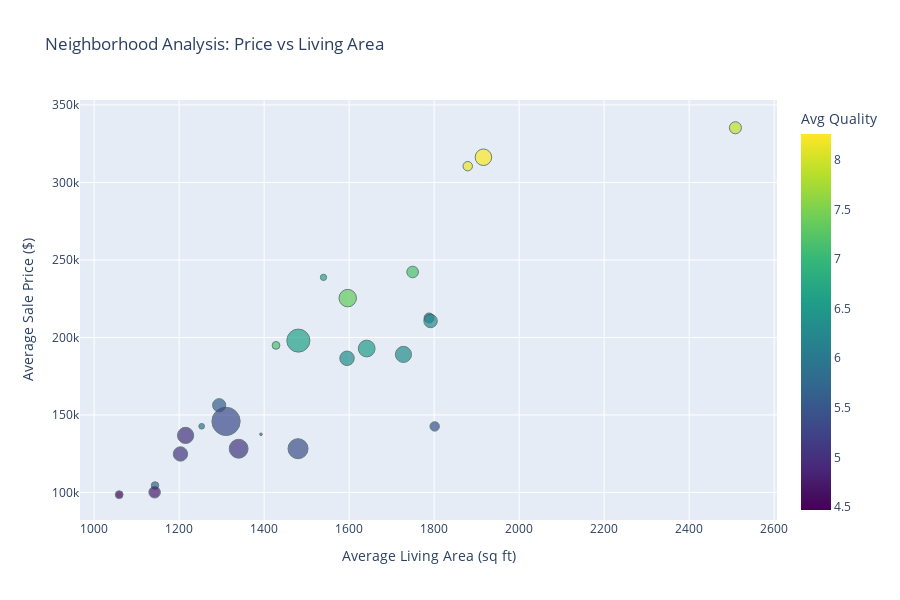
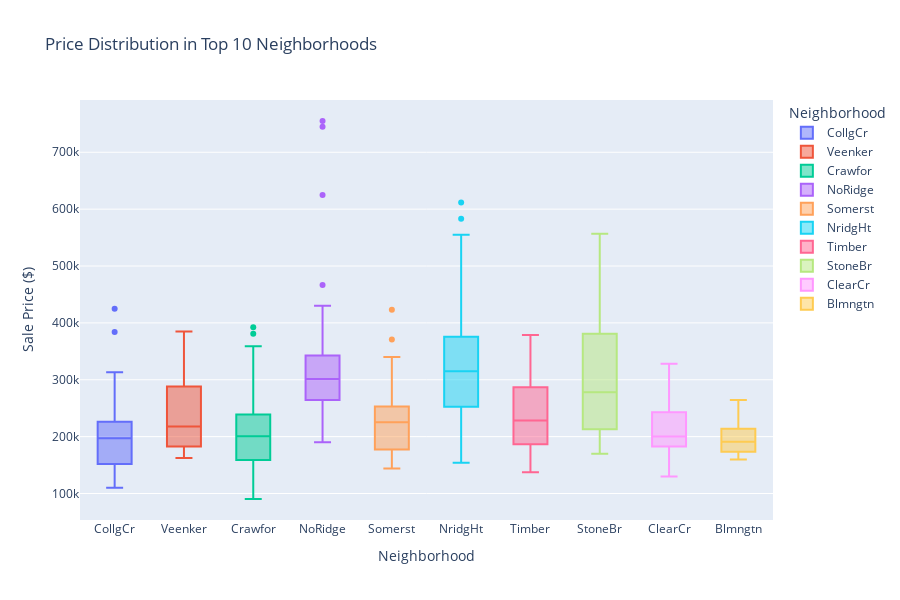
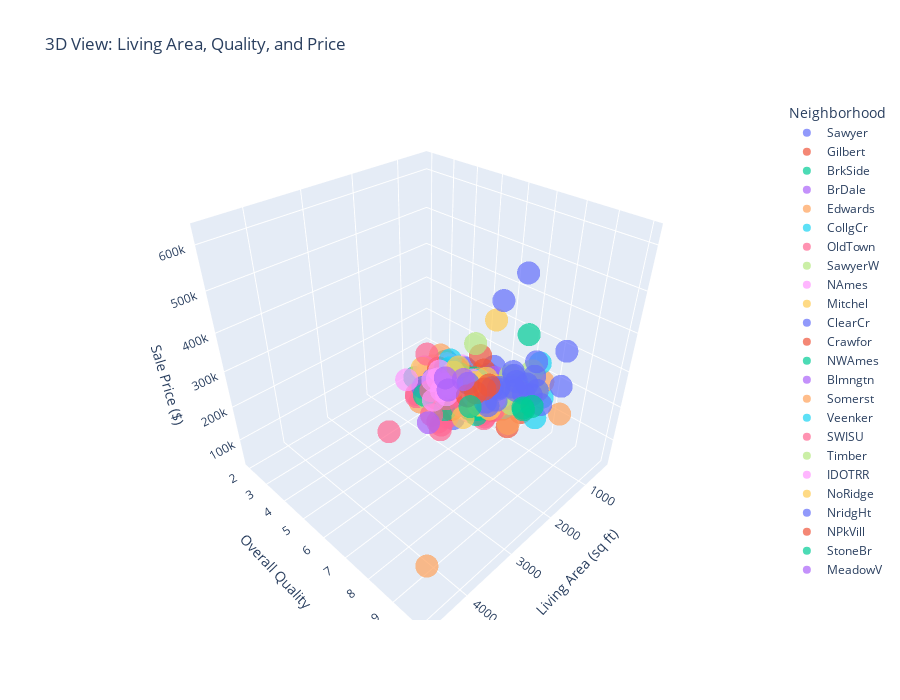

Notebook code for these charts, in order:
### Markdown cell above
<a id="section17"></a>
## 17. Spatial Visualization

Create interactive visualizations showing price patterns by location.

### Code cell
# Interactive visualization with Plotly
if 'Neighborhood' in train_df.columns:
    # Create interactive neighborhood price visualization
    neighborhood_plot_data = train_df.groupby('Neighborhood').agg({
        'SalePrice': ['mean', 'median', 'count'],
        'GrLivArea': 'mean',
        'OverallQual': 'mean'
    }).reset_index()
    
    neighborhood_plot_data.columns = ['Neighborhood', 'AvgPrice', 'MedianPrice', 'Count', 'AvgLivArea', 'AvgQuality']
    
    # Interactive scatter plot
    fig = px.scatter(neighborhood_plot_data,
                     x='AvgLivArea',
                     y='AvgPrice',
                     size='Count',
                     color='AvgQuality',
                     hover_data=['Neighborhood', 'MedianPrice'],
                     title='Neighborhood Analysis: Price vs Living Area',
                     labels={'AvgLivArea': 'Average Living Area (sq ft)',
                            'AvgPrice': 'Average Sale Price ($)',
                            'AvgQuality': 'Avg Quality',
                            'Count': 'Number of Houses'},
                     color_continuous_scale='Viridis',
                     height=600)
    
    fig.update_traces(marker=dict(line=dict(width=1, color='DarkSlateGrey')))
    fig.show()
    
    # Box plot of prices by top neighborhoods
    top_neighborhoods = neighborhood_stats.head(10).index.tolist()
    train_top_neighborhoods = train_df[train_df['Neighborhood'].isin(top_neighborhoods)]
    
    fig = px.box(train_top_neighborhoods,
                 x='Neighborhood',
                 y='SalePrice',
                 title='Price Distribution in Top 10 Neighborhoods',
                 labels={'SalePrice': 'Sale Price ($)'},
                 color='Neighborhood',
                 height=600)
    
    # fig.update_xaxis(tickangle=45)
    fig.show()
    
    # 3D scatter plot
    fig = px.scatter_3d(train_df.sample(500),
                        x='GrLivArea',
                        y='OverallQual',
                        z='SalePrice',
                        color='Neighborhood',
                        title='3D View: Living Area, Quality, and Price',
                        labels={'GrLivArea': 'Living Area (sq ft)',
                               'OverallQual': 'Overall Quality',
                               'SalePrice': 'Sale Price ($)'},
                        height=700,
                        opacity=0.7)
    
    fig.show()
    
    print("✓ Interactive spatial visualizations created")
else:
    print("Neighborhood column not found for visualization")

### Figure 1 — Plotly figure (JSON) as saved in the notebook; plotly's stock layout.template omitted (floating-point values rounded to 4 significant figures)
{"data": [{"customdata": [["Blmngtn", 191000], ["Blueste", 137500], ["BrDale", 106000], ["BrkSide", 124300], ["ClearCr", 200250], ["CollgCr", 197200], ["Crawfor", 200624], ["Edwards", 121750], ["Gilbert", 181000], ["IDOTRR", 103000], ["MeadowV", 88000], ["Mitchel", 153500], ["NAmes", 140000], ["NPkVill", 146000], ["NWAmes", 182900], ["NoRidge", 301500], ["NridgHt", 315000], ["OldTown", 119000], ["SWISU", 139500], ["Sawyer", 135000], ["SawyerW", 179900], ["Somerst", 225500], ["StoneBr", 278000], ["Timber", 228475], ["Veenker", 218000]], "hovertemplate": "Average Living Area (sq ft)=%{x}<br>Average Sale Price ($)=%{y}<br>Number of Houses=%{marker.size}<br>Neighborhood=%{customdata[0]}<br>MedianPrice=%{customdata[1]}<br>Avg Quality=%{marker.color}<extra></extra>", "legendgroup": "", "marker": {"color": [7.176, 6, 5.688, 5.052, 5.893, 6.64, 6.275, 5.08, 6.557, 4.757, 4.471, 5.592, 5.36, 6, 6.329, 7.927, 8.26, 5.389, 5.44, 5.027, 6.322, 7.337, 8.16, 7.158, 6.727], "coloraxis": "coloraxis", "line": {"color": "DarkSlateGrey", "width": 1}, "size": [17, 2, 16, 58, 28, 150, 51, 100, 79, 37, 17, 49, 225, 9, 73, 41, 77, 113, 25, 74, 59, 86, 25, 38, 11], "sizemode": "area", "sizeref": 0.5625, "symbol": "circle"}, "mode": "markers", "name": "", "orientation": "v", "showlegend": false, "type": "scatter", "x": [1428.0, 1392.0, 1143.0, 1203.0, 1788.0, 1480.0, 1792.0, 1340.0, 1641.0, 1142.0, 1059.0, 1294.0, 1310.0, 1253, 1728.0, 2509.0, 1916.0, 1480.0, 1801.0, 1215.0, 1595.0, 1597.0, 1879.0, 1749.0, 1540.0], "xaxis": "x", "y": [194900.0, 137500, 104500.0, 124800.0, 212600.0, 198000.0, 210600.0, 128200.0, 192900.0, 100100.0, 98580.0, 156300.0, 145800.0, 142700.0, 189100.0, 335300.0, 316300.0, 128200.0, 142600.0, 136800.0, 186600.0, 225400.0, 310499, 242200.0, 238800.0], "yaxis": "y"}], "layout": {"coloraxis": {"colorbar": {"title": {"text": "Avg Quality"}}, "colorscale": [[0, "#440154"], [0.1111, "#482878"], [0.2222, "#3e4989"], [0.3333, "#31688e"], [0.4444, "#26828e"], [0.5556, "#1f9e89"], [0.6667, "#35b779"], [0.7778, "#6ece58"], [0.8889, "#b5de2b"], [1, "#fde725"]]}, "height": 600, "legend": {"itemsizing": "constant", "tracegroupgap": 0}, "title": {"text": "Neighborhood Analysis: Price vs Living Area"}, "xaxis": {"anchor": "y", "domain": [0, 1], "title": {"text": "Average Living Area (sq ft)"}}, "yaxis": {"anchor": "x", "domain": [0, 1], "title": {"text": "Average Sale Price ($)"}}}}

### Figure 2 — Plotly figure (JSON) as saved in the notebook; plotly's stock layout.template omitted (floating-point values rounded to 4 significant figures; data arrays with more than 128 entries replaced by an {"elided": "..."} marker saying what was removed)
{"data": [{"alignmentgroup": "True", "hovertemplate": "Neighborhood=%{x}<br>Sale Price ($)=%{y}<extra></extra>", "legendgroup": "CollgCr", "marker": {"color": "#636efa"}, "name": "CollgCr", "notched": false, "offsetgroup": "CollgCr", "orientation": "v", "showlegend": true, "type": "box", "x": {"elided": "150 str values"}, "x0": " ", "xaxis": "x", "y": {"elided": "150 int values"}, "y0": " ", "yaxis": "y"}, {"alignmentgroup": "True", "hovertemplate": "Neighborhood=%{x}<br>Sale Price ($)=%{y}<extra></extra>", "legendgroup": "Veenker", "marker": {"color": "#EF553B"}, "name": "Veenker", "notched": false, "offsetgroup": "Veenker", "orientation": "v", "showlegend": true, "type": "box", "x": ["Veenker", "Veenker", "Veenker", "Veenker", "Veenker", "Veenker", "Veenker", "Veenker", "Veenker", "Veenker", "Veenker"], "x0": " ", "xaxis": "x", "y": [181500, 385000, 162500, 324000, 245500, 165000, 270000, 187000, 218000, 194000, 294000], "y0": " ", "yaxis": "y"}, {"alignmentgroup": "True", "hovertemplate": "Neighborhood=%{x}<br>Sale Price ($)=%{y}<extra></extra>", "legendgroup": "Crawfor", "marker": {"color": "#00cc96"}, "name": "Crawfor", "notched": false, "offsetgroup": "Crawfor", "orientation": "v", "showlegend": true, "type": "box", "x": ["Crawfor", "Crawfor", "Crawfor", "Crawfor", "Crawfor", "Crawfor", "Crawfor", "Crawfor", "Crawfor", "Crawfor", "Crawfor", "Crawfor", "Crawfor", "Crawfor", "Crawfor", "Crawfor", "Crawfor", "Crawfor", "Crawfor", "Crawfor", "Crawfor", "Crawfor", "Crawfor", "Crawfor", "Crawfor", "Crawfor", "Crawfor", "Crawfor", "Crawfor", "Crawfor", "Crawfor", "Crawfor", "Crawfor", "Crawfor", "Crawfor", "Crawfor", "Crawfor", "Crawfor", "Crawfor", "Crawfor", "Crawfor", "Crawfor", "Crawfor", "Crawfor", "Crawfor", "Crawfor", "Crawfor", "Crawfor", "Crawfor", "Crawfor", "Crawfor"], "x0": " ", "xaxis": "x", "y": [140000, 163500, 217000, 259500, 200100, 315000, 311500, 235000, 158500, 157000, 177000, 239000, 90350, 188700, 289000, 96500, 234000, 200624, 217500, 359100, 149000, 137500, 257500, 222000, 164000, 189950, 250000, 145000, 145000, 160000, 165000, 119750, 220000, 219500, 174500, 230000, 224000, 239000, 154900, 392500, 138887, 230000, 381000, 139000, 177500, 335000, 177000, 275000, 223000, 191000, 266500], "y0": " ", "yaxis": "y"}, {"alignmentgroup": "True", "hovertemplate": "Neighborhood=%{x}<br>Sale Price ($)=%{y}<extra></extra>", "legendgroup": "NoRidge", "marker": {"color": "#ab63fa"}, "name": "NoRidge", "notched": false, "offsetgroup": "NoRidge", "orientation": "v", "showlegend": true, "type": "box", "x": ["NoRidge", "NoRidge", "NoRidge", "NoRidge", "NoRidge", "NoRidge", "NoRidge", "NoRidge", "NoRidge", "NoRidge", "NoRidge", "NoRidge", "NoRidge", "NoRidge", "NoRidge", "NoRidge", "NoRidge", "NoRidge", "NoRidge", "NoRidge", "NoRidge", "NoRidge", "NoRidge", "NoRidge", "NoRidge", "NoRidge", "NoRidge", "NoRidge", "NoRidge", "NoRidge", "NoRidge", "NoRidge", "NoRidge", "NoRidge", "NoRidge", "NoRidge", "NoRidge", "NoRidge", "NoRidge", "NoRidge", "NoRidge"], "x0": " ", "xaxis": "x", "y": [250000, 260000, 290000, 403000, 290000, 260000, 280000, 258000, 315000, 430000, 265000, 315750, 248000, 268000, 350000, 402000, 221000, 755000, 341000, 260400, 290000, 337000, 269790, 336000, 348000, 310000, 248000, 325000, 625000, 285000, 745000, 262000, 301500, 290000, 302000, 333168, 190000, 410000, 466500, 340000, 271000], "y0": " ", "yaxis": "y"}, {"alignmentgroup": "True", "hovertemplate": "Neighborhood=%{x}<br>Sale Price ($)=%{y}<extra></extra>", "legendgroup": "Somerst", "marker": {"color": "#FFA15A"}, "name": "Somerst", "notched": false, "offsetgroup": "Somerst", "orientation": "v", "showlegend": true, "type": "box", "x": ["Somerst", "Somerst", "Somerst", "Somerst", "Somerst", "Somerst", "Somerst", "Somerst", "Somerst", "Somerst", "Somerst", "Somerst", "Somerst", "Somerst", "Somerst", "Somerst", "Somerst", "Somerst", "Somerst", "Somerst", "Somerst", "Somerst", "Somerst", "Somerst", "Somerst", "Somerst", "Somerst", "Somerst", "Somerst", "Somerst", "Somerst", "Somerst", "Somerst", "Somerst", "Somerst", "Somerst", "Somerst", "Somerst", "Somerst", "Somerst", "Somerst", "Somerst", "Somerst", "Somerst", "Somerst", "Somerst", "Somerst", "Somerst", "Somerst", "Somerst", "Somerst", "Somerst", "Somerst", "Somerst", "Somerst", "Somerst", "Somerst", "Somerst", "Somerst", "Somerst", "Somerst", "Somerst", "Somerst", "Somerst", "Somerst", "Somerst", "Somerst", "Somerst", "Somerst", "Somerst", "Somerst", "Somerst", "Somerst", "Somerst", "Somerst", "Somerst", "Somerst", "Somerst", "Somerst", "Somerst", "Somerst", "Somerst", "Somerst", "Somerst", "Somerst", "Somerst"], "x0": " ", "xaxis": "x", "y": [307000, 249700, 172500, 245000, 164500, 250000, 176000, 254900, 177000, 311872, 252678, 262500, 207500, 266000, 185000, 244600, 164700, 239000, 270000, 340000, 187750, 241000, 339750, 222000, 210000, 263435, 226700, 208300, 176000, 263000, 146000, 151000, 168500, 226000, 370878, 205950, 423000, 227875, 148800, 196000, 172500, 179400, 215200, 264132, 225000, 227680, 232600, 147400, 151000, 250580, 303477, 328900, 255000, 173733, 320000, 253000, 155000, 182000, 165000, 199900, 197000, 232000, 252000, 197000, 160000, 235128, 171900, 174000, 290000, 229456, 214000, 248328, 186500, 183900, 232000, 208900, 147000, 227000, 177500, 144152, 216000, 250000, 282922, 310000, 287090, 185000], "y0": " ", "yaxis": "y"}, {"alignmentgroup": "True", "hovertemplate": "Neighborhood=%{x}<br>Sale Price ($)=%{y}<extra></extra>", "legendgroup": "NridgHt", "marker": {"color": "#19d3f3"}, "name": "NridgHt", "notched": false, "offsetgroup": "NridgHt", "orientation": "v", "showlegend": true, "type": "box", "x": ["NridgHt", "NridgHt", "NridgHt", "NridgHt", "NridgHt", "NridgHt", "NridgHt", "NridgHt", "NridgHt", "NridgHt", "NridgHt", "NridgHt", "NridgHt", "NridgHt", "NridgHt", "NridgHt", "NridgHt", "NridgHt", "NridgHt", "NridgHt", "NridgHt", "NridgHt", "NridgHt", "NridgHt", "NridgHt", "NridgHt", "NridgHt", "NridgHt", "NridgHt", "NridgHt", "NridgHt", "NridgHt", "NridgHt", "NridgHt", "NridgHt", "NridgHt", "NridgHt", "NridgHt", "NridgHt", "NridgHt", "NridgHt", "NridgHt", "NridgHt", "NridgHt", "NridgHt", "NridgHt", "NridgHt", "NridgHt", "NridgHt", "NridgHt", "NridgHt", "NridgHt", "NridgHt", "NridgHt", "NridgHt", "NridgHt", "NridgHt", "NridgHt", "NridgHt", "NridgHt", "NridgHt", "NridgHt", "NridgHt", "NridgHt", "NridgHt", "NridgHt", "NridgHt", "NridgHt", "NridgHt", "NridgHt", "NridgHt", "NridgHt", "NridgHt", "NridgHt", "NridgHt", "NridgHt", "NridgHt"], "x0": " ", "xaxis": "x", "y": [345000, 325300, 256300, 306000, 277500, 309000, 319900, 202500, 317000, 372402, 412500, 220000, 325624, 274900, 386250, 318000, 415298, 207500, 360000, 342643, 354000, 284000, 207000, 266000, 154000, 437154, 318061, 426000, 280000, 555000, 250000, 440000, 380000, 326000, 374000, 202665, 402861, 446261, 255500, 284000, 214000, 253293, 451950, 275000, 314813, 209500, 274000, 194700, 254000, 275500, 395000, 485000, 582933, 224000, 385000, 350000, 611657, 285000, 173000, 395192, 337500, 196000, 185850, 335000, 280000, 318000, 230000, 233170, 367294, 175500, 465000, 171750, 281000, 325000, 202500, 315000, 394617], "y0": " ", "yaxis": "y"}, {"alignmentgroup": "True", "hovertemplate": "Neighborhood=%{x}<br>Sale Price ($)=%{y}<extra></extra>", "legendgroup": "Timber", "marker": {"color": "#FF6692"}, "name": "Timber", "notched": false, "offsetgroup": "Timber", "orientation": "v", "showlegend": true, "type": "box", "x": ["Timber", "Timber", "Timber", "Timber", "Timber", "Timber", "Timber", "Timber", "Timber", "Timber", "Timber", "Timber", "Timber", "Timber", "Timber", "Timber", "Timber", "Timber", "Timber", "Timber", "Timber", "Timber", "Timber", "Timber", "Timber", "Timber", "Timber", "Timber", "Timber", "Timber", "Timber", "Timber", "Timber", "Timber", "Timber", "Timber", "Timber", "Timber"], "x0": " ", "xaxis": "x", "y": [170000, 220000, 269500, 228000, 184000, 375000, 228950, 202900, 175000, 204000, 175000, 315000, 224500, 369900, 305000, 335000, 176000, 312500, 187500, 248900, 187500, 201000, 137500, 270000, 214900, 287000, 293077, 315500, 250000, 186700, 265900, 378500, 180000, 283463, 239000, 167500, 281213, 160000], "y0": " ", "yaxis": "y"}, {"alignmentgroup": "True", "hovertemplate": "Neighborhood=%{x}<br>Sale Price ($)=%{y}<extra></extra>", "legendgroup": "StoneBr", "marker": {"color": "#B6E880"}, "name": "StoneBr", "notched": false, "offsetgroup": "StoneBr", "orientation": "v", "showlegend": true, "type": "box", "x": ["StoneBr", "StoneBr", "StoneBr", "StoneBr", "StoneBr", "StoneBr", "StoneBr", "StoneBr", "StoneBr", "StoneBr", "StoneBr", "StoneBr", "StoneBr", "StoneBr", "StoneBr", "StoneBr", "StoneBr", "StoneBr", "StoneBr", "StoneBr", "StoneBr", "StoneBr", "StoneBr", "StoneBr", "StoneBr"], "x0": " ", "xaxis": "x", "y": [438780, 239000, 501837, 286000, 377426, 394432, 212000, 251000, 325000, 319000, 372500, 207500, 392000, 361919, 189000, 275000, 236500, 180000, 538000, 187500, 556581, 213500, 170000, 278000, 260000], "y0": " ", "yaxis": "y"}, {"alignmentgroup": "True", "hovertemplate": "Neighborhood=%{x}<br>Sale Price ($)=%{y}<extra></extra>", "legendgroup": "ClearCr", "marker": {"color": "#FF97FF"}, "name": "ClearCr", "notched": false, "offsetgroup": "ClearCr", "orientation": "v", "showlegend": true, "type": "box", "x": ["ClearCr", "ClearCr", "ClearCr", "ClearCr", "ClearCr", "ClearCr", "ClearCr", "ClearCr", "ClearCr", "ClearCr", "ClearCr", "ClearCr", "ClearCr", "ClearCr", "ClearCr", "ClearCr", "ClearCr", "ClearCr", "ClearCr", "ClearCr", "ClearCr", "ClearCr", "ClearCr", "ClearCr", "ClearCr", "ClearCr", "ClearCr", "ClearCr"], "x0": " ", "xaxis": "x", "y": [225000, 180000, 235000, 190000, 211000, 277000, 241500, 192000, 190000, 130000, 134432, 240000, 280000, 256000, 143000, 173000, 302000, 187500, 200000, 155000, 185000, 240000, 244400, 328000, 200500, 161500, 260000, 190000], "y0": " ", "yaxis": "y"}, {"alignmentgroup": "True", "hovertemplate": "Neighborhood=%{x}<br>Sale Price ($)=%{y}<extra></extra>", "legendgroup": "Blmngtn", "marker": {"color": "#FECB52"}, "name": "Blmngtn", "notched": false, "offsetgroup": "Blmngtn", "orientation": "v", "showlegend": true, "type": "box", "x": ["Blmngtn", "Blmngtn", "Blmngtn", "Blmngtn", "Blmngtn", "Blmngtn", "Blmngtn", "Blmngtn", "Blmngtn", "Blmngtn", "Blmngtn", "Blmngtn", "Blmngtn", "Blmngtn", "Blmngtn", "Blmngtn", "Blmngtn"], "x0": " ", "xaxis": "x", "y": [167240, 192500, 192000, 172500, 178740, 234000, 194201, 264561, 160200, 215000, 159895, 181000, 213490, 191000, 174000, 246578, 175900], "y0": " ", "yaxis": "y"}], "layout": {"boxmode": "overlay", "height": 600, "legend": {"title": {"text": "Neighborhood"}, "tracegroupgap": 0}, "title": {"text": "Price Distribution in Top 10 Neighborhoods"}, "xaxis": {"anchor": "y", "categoryarray": ["CollgCr", "Veenker", "Crawfor", "NoRidge", "Somerst", "NridgHt", "Timber", "StoneBr", "ClearCr", "Blmngtn"], "categoryorder": "array", "domain": [0, 1], "title": {"text": "Neighborhood"}}, "yaxis": {"anchor": "x", "domain": [0, 1], "title": {"text": "Sale Price ($)"}}}}

### Figure 3 — Plotly figure (JSON) as saved in the notebook; plotly's stock layout.template omitted (floating-point values rounded to 4 significant figures)
{"data": [{"hovertemplate": "Neighborhood=Sawyer<br>Living Area (sq ft)=%{x}<br>Overall Quality=%{y}<br>Sale Price ($)=%{z}<extra></extra>", "legendgroup": "Sawyer", "marker": {"color": "#636efa", "opacity": 0.7, "symbol": "circle"}, "mode": "markers", "name": "Sawyer", "scene": "scene", "showlegend": true, "type": "scatter3d", "x": [1601, 912, 1479, 1400, 1040, 1144, 894, 1352, 1296, 1285, 1779, 1803, 960, 1020, 1159, 900, 1902, 1155, 1067, 1121, 1464, 1040, 672, 1258, 894, 999, 1211], "y": [5, 6, 6, 6, 5, 5, 5, 6, 4, 6, 5, 5, 4, 5, 5, 5, 6, 5, 4, 5, 5, 5, 5, 4, 5, 5, 5], "z": [140000, 142000, 130500, 149500, 129500, 131400, 129000, 158000, 90000, 143500, 170000, 155000, 145000, 94000, 158000, 122000, 112000, 148000, 128000, 139000, 175000, 127000, 108000, 108959, 130000, 132500, 134000]}, {"hovertemplate": "Neighborhood=Gilbert<br>Living Area (sq ft)=%{x}<br>Overall Quality=%{y}<br>Sale Price ($)=%{z}<extra></extra>", "legendgroup": "Gilbert", "marker": {"color": "#EF553B", "opacity": 0.7, "symbol": "circle"}, "mode": "markers", "name": "Gilbert", "scene": "scene", "showlegend": true, "type": "scatter3d", "x": [1498, 1446, 1320, 1936, 1801, 1316, 1960, 1166, 2054, 2291, 1481, 1511, 1456, 1886, 1675, 1509, 1752, 1792, 1414, 1167, 1664, 2060, 1593, 1482], "y": [6, 7, 7, 8, 8, 6, 6, 7, 6, 7, 6, 6, 7, 7, 6, 7, 8, 6, 8, 6, 6, 7, 6, 7], "z": [187500, 175000, 162000, 230500, 239900, 169990, 216500, 190000, 244000, 230000, 174000, 185000, 179540, 199900, 181000, 180000, 164000, 186500, 178000, 173000, 172400, 214000, 178000, 163900]}, {"hovertemplate": "Neighborhood=BrkSide<br>Living Area (sq ft)=%{x}<br>Overall Quality=%{y}<br>Sale Price ($)=%{z}<extra></extra>", "legendgroup": "BrkSide", "marker": {"color": "#00cc96", "opacity": 0.7, "symbol": "circle"}, "mode": "markers", "name": "BrkSide", "scene": "scene", "showlegend": true, "type": "scatter3d", "x": [912, 1664, 1158, 1362, 1539, 1230, 869, 1285, 986, 1576, 1576, 1306, 1324, 1820, 1176, 1015, 935, 708, 1048, 875], "y": [4, 6, 6, 6, 5, 4, 4, 5, 6, 5, 5, 3, 4, 7, 6, 5, 5, 4, 5, 5], "z": [80500, 159000, 120000, 128000, 141500, 121600, 85500, 127000, 102000, 149000, 223500, 76500, 128000, 184000, 134900, 88000, 79500, 82500, 113000, 105000]}, {"hovertemplate": "Neighborhood=BrDale<br>Living Area (sq ft)=%{x}<br>Overall Quality=%{y}<br>Sale Price ($)=%{z}<extra></extra>", "legendgroup": "BrDale", "marker": {"color": "#ab63fa", "opacity": 0.7, "symbol": "circle"}, "mode": "markers", "name": "BrDale", "scene": "scene", "showlegend": true, "type": "scatter3d", "x": [987, 1218, 987, 1302, 987, 987, 987, 1365, 1302, 1365, 987], "y": [6, 6, 6, 5, 6, 6, 6, 5, 5, 5, 6], "z": [100000, 118000, 118000, 106000, 106000, 83000, 94500, 122500, 112000, 125000, 85400]}, {"hovertemplate": "Neighborhood=Edwards<br>Living Area (sq ft)=%{x}<br>Overall Quality=%{y}<br>Sale Price ($)=%{z}<extra></extra>", "legendgroup": "Edwards", "marker": {"color": "#FFA15A", "opacity": 0.7, "symbol": "circle"}, "mode": "markers", "name": "Edwards", "scene": "scene", "showlegend": true, "type": "scatter3d", "x": [924, 864, 1094, 1121, 1117, 1214, 1440, 1221, 960, 894, 1689, 2158, 1256, 4676, 1184, 1426, 1466, 2008, 1212, 1470, 1132, 1355, 1126, 698, 1664, 1709, 980, 774, 2201, 845, 1526, 816, 864, 1367, 1529, 2200, 1393, 861, 1674, 1220, 1148, 816], "y": [4, 5, 6, 4, 6, 5, 4, 5, 4, 4, 6, 6, 5, 10, 5, 6, 5, 5, 6, 4, 4, 5, 4, 5, 5, 6, 6, 3, 6, 4, 5, 4, 5, 5, 4, 5, 5, 4, 6, 4, 5, 6], "z": [80000, 99900, 155000, 140000, 107000, 140000, 118000, 104900, 94750, 110000, 127500, 243000, 147500, 184750, 81000, 159500, 149900, 225000, 186000, 135000, 176000, 127500, 108000, 118000, 100000, 130000, 127500, 79000, 274970, 84000, 144500, 100000, 98000, 119000, 98000, 145900, 135500, 82500, 185000, 102000, 123500, 118500]}, {"hovertemplate": "Neighborhood=CollgCr<br>Living Area (sq ft)=%{x}<br>Overall Quality=%{y}<br>Sale Price ($)=%{z}<extra></extra>", "legendgroup": "CollgCr", "marker": {"color": "#19d3f3", "opacity": 0.7, "symbol": "circle"}, "mode": "markers", "name": "CollgCr", "scene": "scene", "showlegend": true, "type": "scatter3d", "x": [938, 1660, 1212, 1872, 848, 1792, 848, 1026, 1919, 1493, 990, 990, 1861, 1786, 1573, 1661, 780, 1764, 1226, 1232, 1456, 969, 1734, 848, 1668, 1208, 1501, 1779, 1431, 1414, 1430, 1716, 848, 2000, 848, 1601, 1040, 1800, 1459, 1908, 1728, 2153, 990, 924, 1962, 990, 1588, 1795, 1865, 1836, 1840, 1829, 1274, 2031, 1790], "y": [5, 7, 7, 8, 6, 7, 6, 6, 8, 6, 5, 5, 7, 7, 7, 7, 5, 6, 7, 7, 7, 5, 7, 6, 9, 7, 7, 7, 7, 7, 7, 7, 6, 8, 6, 8, 5, 9, 7, 7, 7, 9, 5, 5, 7, 5, 7, 8, 7, 7, 7, 7, 7, 7, 7], "z": [130250, 195000, 178000, 261500, 136500, 231500, 144500, 147000, 233230, 208900, 156000, 126000, 200000, 223500, 227000, 212000, 124900, 231500, 198900, 194500, 189000, 122000, 260000, 143000, 285000, 195400, 204000, 197900, 192000, 185500, 187100, 191000, 149300, 305900, 144000, 272000, 124000, 239000, 192000, 210000, 190000, 313000, 145000, 110000, 239799, 138000, 214000, 230000, 235000, 216837, 230000, 237000, 203000, 222500, 193000]}, {"hovertemplate": "Neighborhood=OldTown<br>Living Area (sq ft)=%{x}<br>Overall Quality=%{y}<br>Sale Price ($)=%{z}<extra></extra>", "legendgroup": "OldTown", "marker": {"color": "#FF6692", "opacity": 0.7, "symbol": "circle"}, "mode": "markers", "name": "OldTown", "scene": "scene", "showlegend": true, "type": "scatter3d", "x": [804, 1710, 1774, 2792, 1641, 936, 2058, 1762, 1118, 901, 691, 1768, 1131, 1230, 1912, 1440, 886, 764, 968, 2229, 813, 968, 1690, 840, 2291, 1416, 2210, 720, 1028, 968, 1363], "y": [5, 7, 4, 6, 7, 5, 6, 7, 5, 4, 5, 7, 5, 5, 6, 5, 5, 5, 5, 6, 6, 4, 7, 5, 6, 5, 6, 6, 5, 3, 4], "z": [119000, 140000, 87000, 256000, 178000, 140000, 129500, 157000, 119900, 107900, 86000, 163000, 66500, 110000, 163000, 79000, 91300, 73000, 100000, 104000, 110000, 64500, 144000, 87000, 133900, 153900, 117500, 105900, 115000, 37900, 125500]}, {"hovertemplate": "Neighborhood=SawyerW<br>Living Area (sq ft)=%{x}<br>Overall Quality=%{y}<br>Sale Price ($)=%{z}<extra></extra>", "legendgroup": "SawyerW", "marker": {"color": "#B6E880", "opacity": 0.7, "symbol": "circle"}, "mode": "markers", "name": "SawyerW", "scene": "scene", "showlegend": true, "type": "scatter3d", "x": [1679, 2730, 1298, 884, 1982, 1732, 2329, 2127, 1199, 1721, 2110, 784, 2020, 1114, 1224, 2084, 1535, 2132, 1564, 1617], "y": [6, 7, 6, 5, 7, 6, 7, 7, 6, 6, 7, 6, 5, 5, 5, 7, 5, 8, 6, 6], "z": [193500, 301000, 180000, 144000, 228500, 178000, 262280, 238000, 153900, 201000, 205000, 76000, 144000, 159000, 153337, 233000, 118858, 316600, 171000, 193000]}, {"hovertemplate": "Neighborhood=NAmes<br>Living Area (sq ft)=%{x}<br>Overall Quality=%{y}<br>Sale Price ($)=%{z}<extra></extra>", "legendgroup": "NAmes", "marker": {"color": "#FF97FF", "opacity": 0.7, "symbol": "circle"}, "mode": "markers", "name": "NAmes", "scene": "scene", "showlegend": true, "type": "scatter3d", "x": [1078, 981, 1734, 864, 2704, 864, 1216, 1144, 936, 1214, 1188, 1644, 1040, 952, 1505, 1362, 2112, 1040, 1268, 1478, 1194, 858, 1073, 1360, 1644, 1668, 1040, 1339, 864, 1442, 1196, 1190, 1700, 1796, 1128, 1192, 972, 1144, 1277, 1986, 1728, 1306, 912, 1040, 1820, 816, 1478, 1264, 864, 999, 1458, 1383, 912, 1776, 1128, 2069, 1611, 1382, 1324, 1657, 892, 1283, 925, 1728, 1040, 864, 1096, 1414, 1152, 924, 1376, 1385, 1520], "y": [5, 6, 6, 4, 8, 4, 5, 5, 5, 5, 5, 5, 5, 4, 6, 6, 6, 5, 5, 6, 6, 4, 5, 5, 6, 6, 4, 5, 6, 6, 6, 5, 5, 6, 5, 4, 6, 5, 7, 7, 5, 5, 5, 4, 7, 5, 6, 5, 4, 7, 6, 6, 5, 5, 5, 7, 6, 6, 6, 6, 5, 5, 5, 5, 3, 6, 5, 6, 5, 5, 5, 5, 6], "z": [149900, 143250, 159000, 124500, 345000, 115000, 118500, 139950, 129000, 143000, 142000, 146500, 109500, 135750, 149500, 163000, 206900, 133700, 133000, 156500, 159500, 110000, 156000, 130000, 167000, 140000, 109900, 139000, 120000, 157900, 139000, 132500, 165500, 140000, 118000, 135000, 132000, 124000, 167000, 205000, 119000, 153000, 147000, 90000, 201800, 129900, 157500, 167500, 116050, 178400, 97500, 145250, 114500, 110000, 155000, 242000, 167900, 176000, 160000, 163500, 110000, 140000, 117500, 142600, 93500, 127500, 138800, 176500, 180500, 122900, 105000, 166000, 153000]}, {"hovertemplate": "Neighborhood=Mitchel<br>Living Area (sq ft)=%{x}<br>Overall Quality=%{y}<br>Sale Price ($)=%{z}<extra></extra>", "legendgroup": "Mitchel", "marker": {"color": "#FECB52", "opacity": 0.7, "symbol": "circle"}, "mode": "markers", "name": "Mitchel", "scene": "scene", "showlegend": true, "type": "scatter3d", "x": [1689, 1961, 1344, 768, 1362, 902, 1004, 816, 923, 816, 1734, 1062, 1118, 1622, 1567, 1126, 1337, 1080, 874], "y": [8, 6, 7, 5, 5, 5, 6, 5, 5, 5, 5, 6, 6, 4, 6, 5, 6, 6, 5], "z": [271000, 215000, 206300, 129500, 143000, 131000, 135000, 130500, 119500, 124500, 126000, 146800, 171000, 168000, 196000, 160000, 153500, 134000, 130000]}, {"hovertemplate": "Neighborhood=ClearCr<br>Living Area (sq ft)=%{x}<br>Overall Quality=%{y}<br>Sale Price ($)=%{z}<extra></extra>", "legendgroup": "ClearCr", "marker": {"color": "#636efa", "opacity": 0.7, "symbol": "circle"}, "mode": "markers", "name": "ClearCr", "scene": "scene", "showlegend": true, "type": "scatter3d", "x": [1533, 2260, 2022, 1582, 2126, 2144, 1352, 988, 1867], "y": [7, 7, 7, 5, 5, 6, 5, 6, 5], "z": [280000, 328000, 192000, 190000, 185000, 277000, 130000, 180000, 190000]}, {"hovertemplate": "Neighborhood=Crawfor<br>Living Area (sq ft)=%{x}<br>Overall Quality=%{y}<br>Sale Price ($)=%{z}<extra></extra>", "legendgroup": "Crawfor", "marker": {"color": "#EF553B", "opacity": 0.7, "symbol": "circle"}, "mode": "markers", "name": "Crawfor", "scene": "scene", "showlegend": true, "type": "scatter3d", "x": [1502, 1784, 1152, 1646, 1839, 1640, 1958, 2340, 1517, 1343, 1902, 1180, 1646, 1625, 1494, 1801, 3447, 1844], "y": [7, 5, 6, 7, 6, 6, 6, 7, 8, 5, 7, 4, 8, 8, 6, 7, 8, 6], "z": [149000, 138887, 158500, 164000, 257500, 224000, 145000, 266500, 230000, 154900, 335000, 137500, 275000, 235000, 177500, 289000, 381000, 223000]}, {"hovertemplate": "Neighborhood=NWAmes<br>Living Area (sq ft)=%{x}<br>Overall Quality=%{y}<br>Sale Price ($)=%{z}<extra></extra>", "legendgroup": "NWAmes", "marker": {"color": "#00cc96", "opacity": 0.7, "symbol": "circle"}, "mode": "markers", "name": "NWAmes", "scene": "scene", "showlegend": true, "type": "scatter3d", "x": [1610, 2119, 2090, 1602, 1334, 1484, 1964, 1440, 1993, 1920, 1422, 1032, 2353, 1724, 1350, 1370, 1442, 2524, 1381, 1868, 1969, 1178, 2614, 1714], "y": [6, 6, 7, 6, 6, 5, 7, 6, 6, 7, 6, 6, 7, 6, 6, 7, 6, 8, 6, 6, 7, 5, 6, 7], "z": [205000, 158000, 200000, 215000, 167900, 175000, 205000, 182900, 190000, 170000, 175500, 148000, 260000, 197900, 165000, 152000, 185000, 278000, 197500, 178000, 190000, 157000, 240000, 196500]}, {"hovertemplate": "Neighborhood=Blmngtn<br>Living Area (sq ft)=%{x}<br>Overall Quality=%{y}<br>Sale Price ($)=%{z}<extra></extra>", "legendgroup": "Blmngtn", "marker": {"color": "#ab63fa", "opacity": 0.7, "symbol": "circle"}, "mode": "markers", "name": "Blmngtn", "scene": "scene", "showlegend": true, "type": "scatter3d", "x": [1504, 1555, 1506, 1145, 1567, 1500, 1248], "y": [7, 7, 7, 7, 8, 7, 7], "z": [181000, 192500, 213490, 160200, 264561, 246578, 167240]}, {"hovertemplate": "Neighborhood=Somerst<br>Living Area (sq ft)=%{x}<br>Overall Quality=%{y}<br>Sale Price ($)=%{z}<extra></extra>", "legendgroup": "Somerst", "marker": {"color": "#FFA15A", "opacity": 0.7, "symbol": "circle"}, "mode": "markers", "name": "Somerst", "scene": "scene", "showlegend": true, "type": "scatter3d", "x": [1471, 1709, 1478, 1262, 1665, 1953, 1939, 2007, 1382, 1428, 1391, 1250, 1929, 1574, 1935, 1221, 1352, 1200, 1416, 1468, 1224, 1905, 1224, 1200, 2094, 1739, 1392, 1768], "y": [6, 9, 7, 6, 7, 8, 8, 10, 7, 7, 7, 7, 7, 8, 8, 7, 7, 7, 7, 8, 6, 9, 6, 7, 7, 8, 7, 7], "z": [172500, 328900, 222000, 185000, 205950, 252000, 266000, 310000, 165000, 182000, 196000, 164700, 226000, 232000, 263435, 185000, 208900, 151000, 155000, 244600, 173733, 320000, 164500, 144152, 263000, 172500, 146000, 226700]}, {"hovertemplate": "Neighborhood=Veenker<br>Living Area (sq ft)=%{x}<br>Overall Quality=%{y}<br>Sale Price ($)=%{z}<extra></extra>", "legendgroup": "Veenker", "marker": {"color": "#19d3f3", "opacity": 0.7, "symbol": "circle"}, "mode": "markers", "name": "Veenker", "scene": "scene", "showlegend": true, "type": "scatter3d", "x": [1855, 1208, 1842, 1288, 1432, 1494, 1437, 1262], "y": [6, 6, 9, 8, 5, 8, 5, 6], "z": [187000, 165000, 385000, 245500, 194000, 270000, 218000, 181500]}, {"hovertemplate": "Neighborhood=SWISU<br>Living Area (sq ft)=%{x}<br>Overall Quality=%{y}<br>Sale Price ($)=%{z}<extra></extra>", "legendgroup": "SWISU", "marker": {"color": "#FF6692", "opacity": 0.7, "symbol": "circle"}, "mode": "markers", "name": "SWISU", "scene": "scene", "showlegend": true, "type": "scatter3d", "x": [3395, 2447, 1608, 1477, 438, 1928, 1135, 1595, 1520, 1522, 1482, 1694], "y": [6, 6, 6, 7, 2, 5, 7, 6, 5, 5, 6, 6], "z": [200000, 169000, 137450, 145000, 60000, 160000, 155000, 140000, 159434, 102000, 140000, 136500]}, {"hovertemplate": "Neighborhood=Timber<br>Living Area (sq ft)=%{x}<br>Overall Quality=%{y}<br>Sale Price ($)=%{z}<extra></extra>", "legendgroup": "Timber", "marker": {"color": "#B6E880", "opacity": 0.7, "symbol": "circle"}, "mode": "markers", "name": "Timber", "scene": "scene", "showlegend": true, "type": "scatter3d", "x": [2018, 2036, 1412, 1707, 1776, 2519, 1800, 1344, 1894, 1838, 1968, 1509], "y": [9, 7, 6, 8, 8, 7, 8, 6, 7, 9, 8, 6], "z": [378500, 375000, 175000, 228000, 283463, 335000, 312500, 137500, 214900, 315000, 269500, 175000]}, {"hovertemplate": "Neighborhood=IDOTRR<br>Living Area (sq ft)=%{x}<br>Overall Quality=%{y}<br>Sale Price ($)=%{z}<extra></extra>", "legendgroup": "IDOTRR", "marker": {"color": "#FF97FF", "opacity": 0.7, "symbol": "circle"}, "mode": "markers", "name": "IDOTRR", "scene": "scene", "showlegend": true, "type": "scatter3d", "x": [1208, 1526, 1336, 1154, 1558, 1360, 796, 816, 1517, 1092, 1317, 754, 1375], "y": [4, 3, 4, 4, 5, 5, 4, 5, 5, 4, 4, 6, 6], "z": [103000, 85000, 108000, 125500, 152000, 125500, 55000, 110000, 115000, 55000, 40000, 84500, 141000]}, {"hovertemplate": "Neighborhood=NoRidge<br>Living Area (sq ft)=%{x}<br>Overall Quality=%{y}<br>Sale Price ($)=%{z}<extra></extra>", "legendgroup": "NoRidge", "marker": {"color": "#FECB52", "opacity": 0.7, "symbol": "circle"}, "mode": "markers", "name": "NoRidge", "scene": "scene", "showlegend": true, "type": "scatter3d", "x": [1720, 1624, 2418, 1850, 2531, 2872, 2013, 2263, 2612, 2526, 3627], "y": [7, 8, 7, 7, 8, 8, 7, 8, 8, 8, 10], "z": [260400, 262000, 341000, 248000, 290000, 285000, 269790, 258000, 336000, 290000, 625000]}, {"hovertemplate": "Neighborhood=NridgHt<br>Living Area (sq ft)=%{x}<br>Overall Quality=%{y}<br>Sale Price ($)=%{z}<extra></extra>", "legendgroup": "NridgHt", "marker": {"color": "#636efa", "opacity": 0.7, "symbol": "circle"}, "mode": "markers", "name": "NridgHt", "scene": "scene", "showlegend": true, "type": "scatter3d", "x": [1940, 2172, 1358, 2364, 1600, 1541, 2184, 2822, 1944, 2084, 1828, 1324, 2076, 1980, 1704, 1713, 1626, 1734, 1629, 1368, 2374, 1684, 1405], "y": [9, 7, 7, 9, 8, 7, 9, 9, 9, 10, 9, 8, 10, 9, 8, 8, 7, 8, 8, 7, 8, 9, 7], "z": [395192, 280000, 207000, 611657, 256300, 220000, 335000, 582933, 360000, 385000, 314813, 254000, 465000, 315000, 306000, 274900, 173000, 318000, 284000, 202665, 285000, 266000, 171750]}, {"hovertemplate": "Neighborhood=NPkVill<br>Living Area (sq ft)=%{x}<br>Overall Quality=%{y}<br>Sale Price ($)=%{z}<extra></extra>", "legendgroup": "NPkVill", "marker": {"color": "#EF553B", "opacity": 0.7, "symbol": "circle"}, "mode": "markers", "name": "NPkVill", "scene": "scene", "showlegend": true, "type": "scatter3d", "x": [1322, 1548, 958, 1069], "y": [6, 6, 6, 6], "z": [147000, 155000, 143750, 140000]}, {"hovertemplate": "Neighborhood=StoneBr<br>Living Area (sq ft)=%{x}<br>Overall Quality=%{y}<br>Sale Price ($)=%{z}<extra></extra>", "legendgroup": "StoneBr", "marker": {"color": "#00cc96", "opacity": 0.7, "symbol": "circle"}, "mode": "markers", "name": "StoneBr", "scene": "scene", "showlegend": true, "type": "scatter3d", "x": [1337, 2090, 1419, 1088, 1360], "y": [8, 7, 8, 8, 8], "z": [180000, 207500, 392000, 170000, 187500]}, {"hovertemplate": "Neighborhood=MeadowV<br>Living Area (sq ft)=%{x}<br>Overall Quality=%{y}<br>Sale Price ($)=%{z}<extra></extra>", "legendgroup": "MeadowV", "marker": {"color": "#ab63fa", "opacity": 0.7, "symbol": "circle"}, "mode": "markers", "name": "MeadowV", "scene": "scene", "showlegend": true, "type": "scatter3d", "x": [988, 2521, 1060, 1475], "y": [4, 6, 5, 5], "z": [91000, 151400, 129900, 127000]}], "layout": {"height": 700, "legend": {"title": {"text": "Neighborhood"}, "tracegroupgap": 0}, "scene": {"domain": {"x": [0, 1], "y": [0, 1]}, "xaxis": {"title": {"text": "Living Area (sq ft)"}}, "yaxis": {"title": {"text": "Overall Quality"}}, "zaxis": {"title": {"text": "Sale Price ($)"}}}, "title": {"text": "3D View: Living Area, Quality, and Price"}}}
